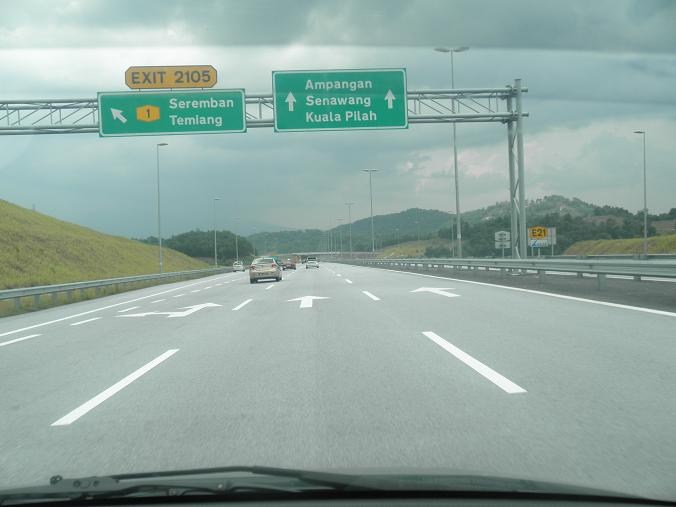
#> input picture images/test/my_road_1.jpg, 676 x 507 px
$ python detect_lane_tutorial.py
#> lines starting #> are read from the running program, lines starting #| are printed output that depends on the picture; after the words box and inside, x2 and y2 are one past the last pixel; in counts of white or black regions, pixels touching at a corner belong together
##################################################################################################################
### Adapted from
# https://github.com/CesarTrevisan/Finding-Lane-Lines-on-the-Road/blob/master/CarND-LaneLines-P1-master/P1.ipynb
###
##################################################################################################################

##################################################################################################################
### Explanation of Hough Transform Lines ###
# https://medium.com/@tomasz.kacmajor/hough-lines-transform-explained-645feda072ab
###
##################################################################################################################

import matplotlib.pyplot as plt
import matplotlib.image as mpimg
import cv2
import numpy as np

# image = mpimg.imread("solidWhiteCurve.jpg")
# image = mpimg.imread("solidWhiteRight.jpg")
image = mpimg.imread("images/test/my_road_1.jpg")
#> image is the input picture: shape (507, 676, 3); mean R, G, B 145.3, 168, 161.4

print("This image is: ", type(image), ' with dimensions: ', image.shape)
#| This image is:  <class 'numpy.ndarray'>  with dimensions:  (507, 676, 3)

plt.imshow(image)
plt.show()

## LANE DETECTION PIPELINE
# 1. Transform image to grayscale
# 2. Apply blur to remove noise
# 3. Use Canny edge detection
# 4. Define vertices to create a Region of Interest
# 5. Use Hough Transformation to find lines
# 6. Merge lines and original image
# 7. Create pipeline
# 8. Test with images and videos

# 1. Transform image to grayscale
grayscale = cv2.cvtColor(image, cv2.COLOR_RGB2GRAY)
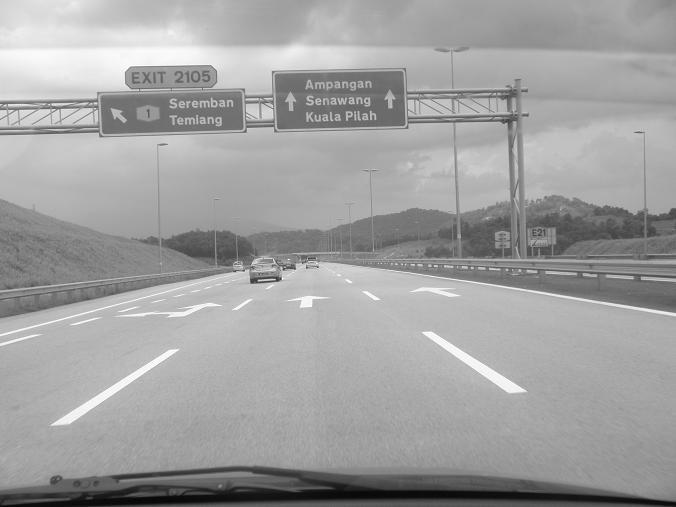
#> grayscale: shape (507, 676); min 3, max 255, mean 160.5
plt.imshow(grayscale, cmap='gray')
plt.title("Grayscale image")
plt.show()

# 2. Apply blur to remove noise - Gaussian blur
kernel_size = 5
blur = cv2.GaussianBlur(grayscale, (kernel_size, kernel_size), 0)
plt.imshow(blur, cmap='gray')
plt.title("Gaussian blur image")
plt.show()

# 3. Use Canny edge detection
low_t = 50
high_t = 150
edges = cv2.Canny(blur, low_t, high_t)
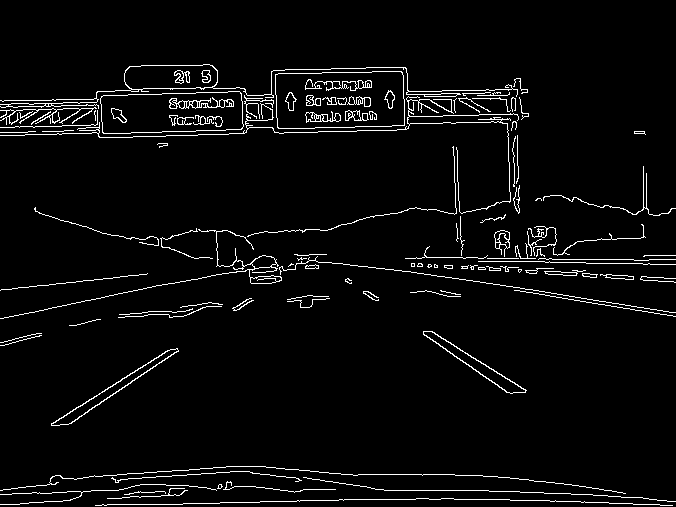
#> edges: shape (507, 676); 3.9% white in thin lines or dots, all inside (x1, y1, x2, y2) = (0, 64, 676, 506)
plt.imshow(edges, cmap='gray')
plt.title("Canny edge")
plt.show()

# 4. Define vertices to create a RoI
# Because our camera, suppose we place it on our car dashboard
# It is going to be at a fixed position with little to no movements
# We can create a triangle region that shows only the path in front
vertices = np.array([[(0, 450), (250, 250), (350, 250), (image.shape[1], 450)]], dtype=np.int32)
# Define a mask to start with
mask = np.zeros_like(image)

if len(image.shape) > 2:
    channel_count = image.shape[2]
#> channel_count = 3
    ignore_mask_color = (255,) * channel_count
#> ignore_mask_color = (255, 255, 255)
else:
    ignore_mask_color = 255

cv2.fillPoly(mask, vertices, ignore_mask_color)
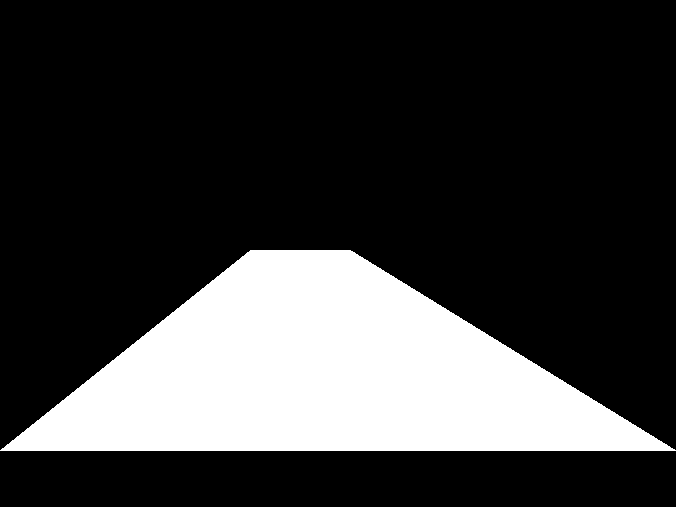
#> mask: shape (507, 676, 3); 22.8% white; 1 white region, box (x1, y1, x2, y2) and area: (0, 250, 676, 451) 78176
plt.imshow(mask)
plt.title("Mask")
plt.show()

# Original image with mask
masked_image = cv2.bitwise_and(image, mask)
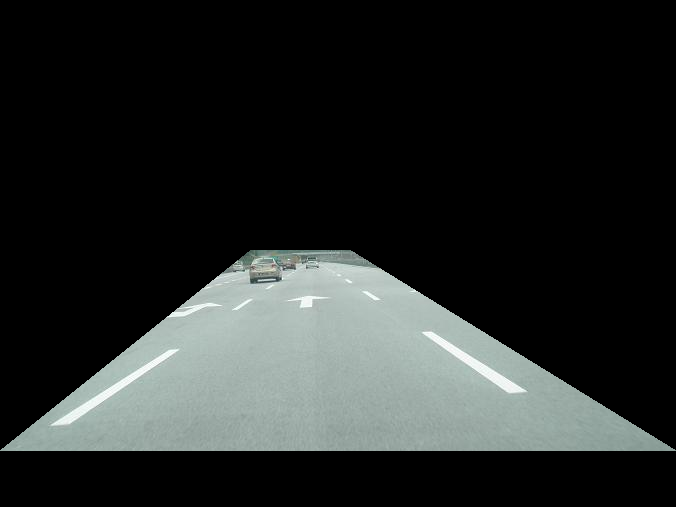
#> masked_image: shape (507, 676, 3); mean R, G, B 37.7, 41.2, 40
plt.imshow(masked_image)
plt.title("Masked Image")
plt.show()

# Edges image with mask
mask = np.zeros_like(edges)
if len(edges.shape) > 2:
    channel_count = edges.shape[2]
    ignore_mask_color = (255,) * channel_count
else:
    ignore_mask_color = 255

cv2.fillPoly(mask, vertices, ignore_mask_color)
masked_edges = cv2.bitwise_and(edges, mask)
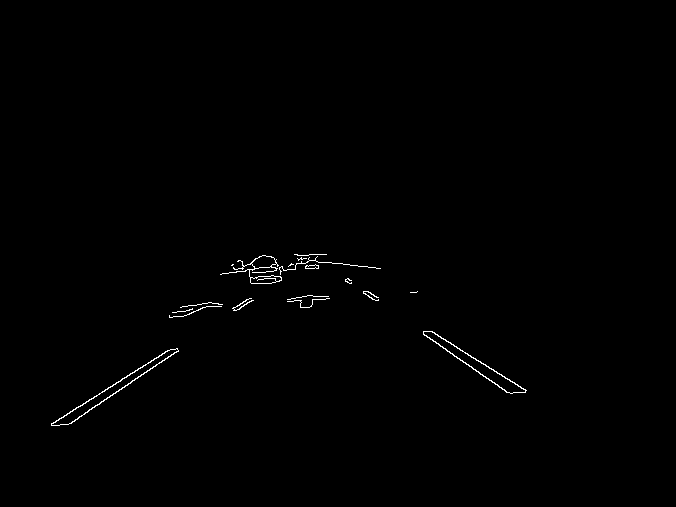
#> masked_edges: shape (507, 676); 0.46% white in thin lines or dots, all inside (x1, y1, x2, y2) = (51, 254, 527, 426)
plt.imshow(masked_edges, cmap='gray')
plt.title("Masked Edges")
plt.show()

# 5. Use Hough Transformation to find lines
rho = 3
theta = np.pi / 180
threshold = 15
min_line_len = 150
max_line_gap = 60

lines = cv2.HoughLinesP(masked_edges, rho, theta, threshold, np.array([]), minLineLength=min_line_len, maxLineGap=max_line_gap)
#> lines = [[309, 254, 506, 392], [71, 423, 313, 254]]
line_img = np.zeros((image.shape[0], image.shape[1], 3), dtype=np.uint8)

# Helper function to draw lines
# Aggregates the mean of the lines and
# Draws the final lines
def draw_lines_mean(img, lines, color=[255, 0, 0], thickness=7):
#> called with lines = array of shape (2, 1, 4), thickness = 7
    x_bottom_pos = []
    x_upper_pos = []
    x_bottom_neg = []
    x_upper_neg = []

    y_bottom = 540
    y_upper = 315

    slope = 0
    b = 0

    for line in lines:
        for x1,y1,x2,y2 in line:
            # test and filter values to slope
            if ((y2-y1)/(x2-x1)) > 0.5 and ((y2-y1)/(x2-x1)) < 0.8:

                slope = ((y2-y1)/(x2-x1))
                b = y1 - slope*x1

                x_bottom_pos.append((y_bottom - b)/slope)
                x_upper_pos.append((y_upper - b)/slope)

            elif ((y2-y1)/(x2-x1)) < -0.5 and ((y2-y1)/(x2-x1)) > -0.8:

                slope = ((y2-y1)/(x2-x1))
                b = y1 - slope*x1

                x_bottom_neg.append((y_bottom - b)/slope)
                x_upper_neg.append((y_upper - b)/slope)
#> this loop made 2 passes
#> after the loop, x_bottom_neg = [-96.54]; x_bottom_pos = [717.3]; x_upper_neg = [225.7]; x_upper_pos = [396.1]

    # a new 2d array with means
    lines_mean = np.array([[int(np.mean(x_bottom_pos)), int(np.mean(y_bottom)), int(np.mean(x_upper_pos)), int(np.mean(y_upper))],
                            [int(np.mean(x_bottom_neg)), int(np.mean(y_bottom)), int(np.mean(x_upper_neg)), int(np.mean(y_upper))]])
#> lines_mean = [[717, 540, 396, 315], [-96, 540, 225, 315]]

    # Draw the lines
    for i in range(len(lines_mean)):
        cv2.line(img, (lines_mean[i, 0], lines_mean[i, 1]), (lines_mean[i, 2], lines_mean[i, 3]), color, thickness)
#> this loop made 2 passes
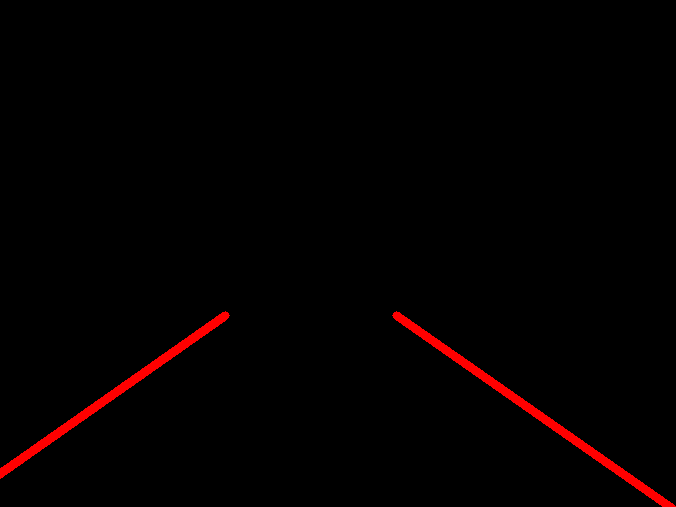
#> img: shape (507, 676, 3); mean of channels 0, 1, 2 4, 0, 0; drawn as R, G, B

# Draw all lines found
def draw_lines(img, lines, color=[255, 0, 0], thickness=7):
    for line in lines:
        for x1, y1, x2, y2 in line:
            cv2.line(img, (x1, y1), (x2, y2), color, thickness)

draw_lines_mean(line_img, lines)
plt.imshow(line_img, cmap='gray')
plt.show()

# 6. Merge lines and original image
lines_edges = cv2.addWeighted(image, 0.8, line_img, 1.0, 0.0)
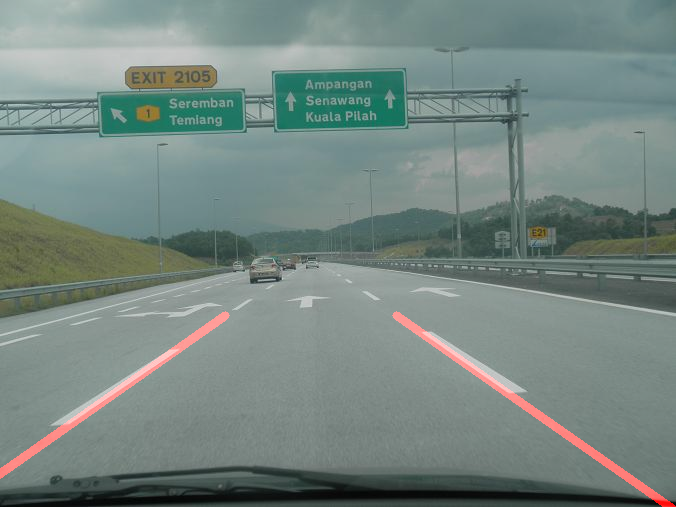
#> lines_edges: shape (507, 676, 3); mean R, G, B 118.1, 134.4, 129.2
plt.imshow(lines_edges)
plt.title("Lanes detected")
plt.show()

$ run again, with images/test/solidWhiteCurve.jpg copied over images/test/my_road_1.jpg
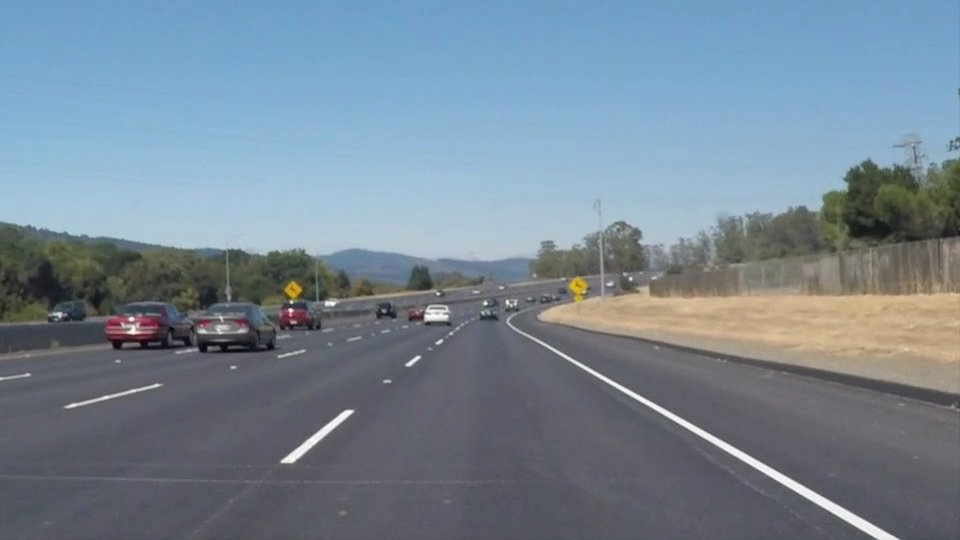
#> input picture images/test/solidWhiteCurve.jpg, 960 x 540 px
#> image is the input picture: shape (540, 960, 3); mean R, G, B 118.5, 134.5, 148.1
#| This image is:  <class 'numpy.ndarray'>  with dimensions:  (540, 960, 3)
#> `edges = cv2.Canny(blur, low_t, high_t)`:
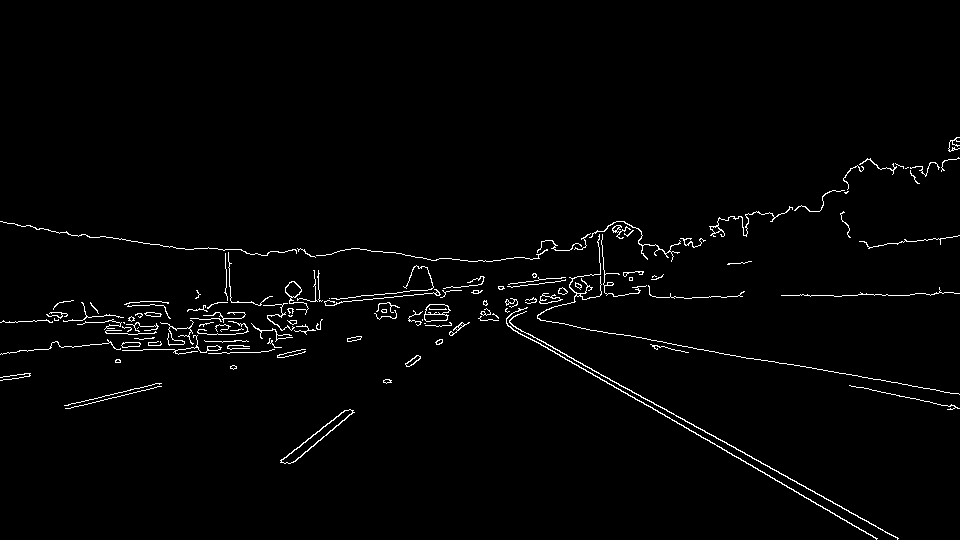
#> edges: shape (540, 960); 1.7% white in thin lines or dots, all inside (x1, y1, x2, y2) = (0, 137, 960, 540)
#> masked_edges: shape (540, 960); 0.77% white in thin lines or dots, all inside (x1, y1, x2, y2) = (64, 250, 741, 451)
#> lines = 26 rows, first 6: [431, 279, 740, 450], [411, 272, 564, 357], [139, 339, 320, 329], [155, 331, 320, 325], [313, 434, 486, 308], [263, 305, 473, 291]
#> the loop in draw_lines_mean, `for line in lines:` made 26 passes
#> after the loop in draw_lines_mean, `for line in lines:`: x_bottom_neg = [167.5, -141.6, 168.9]; x_bottom_pos = [902.6, 893.4, 882.5]; x_upper_neg = [476.4, 283.1, 478.2]; x_upper_pos = [496.1, 488.4, 490.4]
#> lines_mean = [[892, 540, 491, 315], [64, 540, 412, 315]]
#> the loop in draw_lines_mean, `for i in range(len(lines_mean)):` made 2 passes
#> `lines_edges = cv2.addWeighted(image, 0.8, line_img, 1.0, 0.0)`:
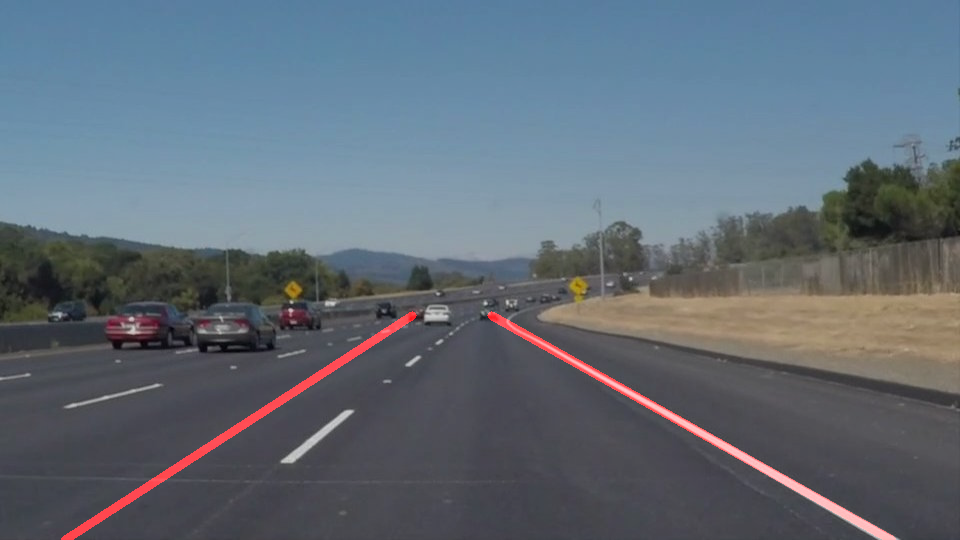
#> lines_edges: shape (540, 960, 3); mean R, G, B 96.9, 107.6, 118.5

$ run again, with images/test/solidWhiteRight.jpg copied over images/test/my_road_1.jpg
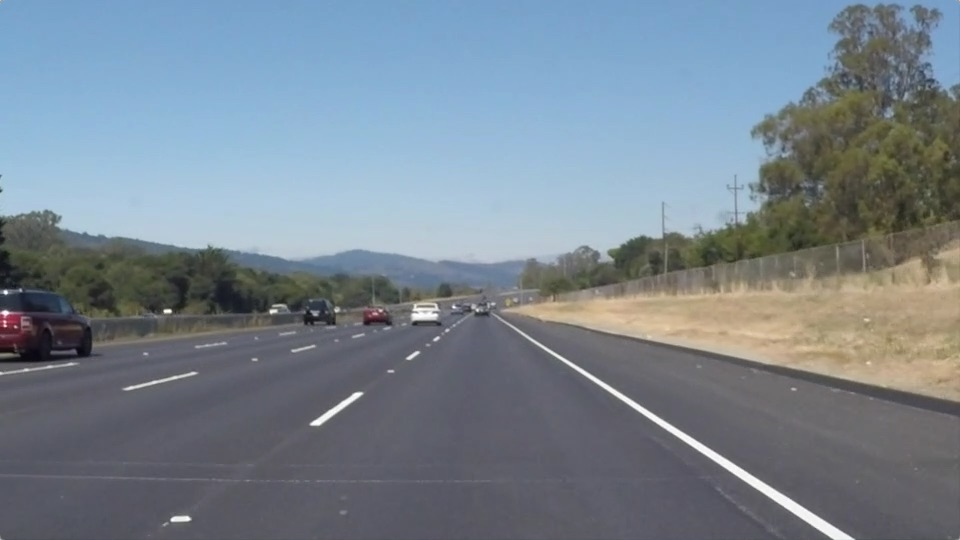
#> input picture images/test/solidWhiteRight.jpg, 960 x 540 px
#> image is the input picture: shape (540, 960, 3); mean R, G, B 120.3, 132.6, 143.7
#| This image is:  <class 'numpy.ndarray'>  with dimensions:  (540, 960, 3)
#> `edges = cv2.Canny(blur, low_t, high_t)`:
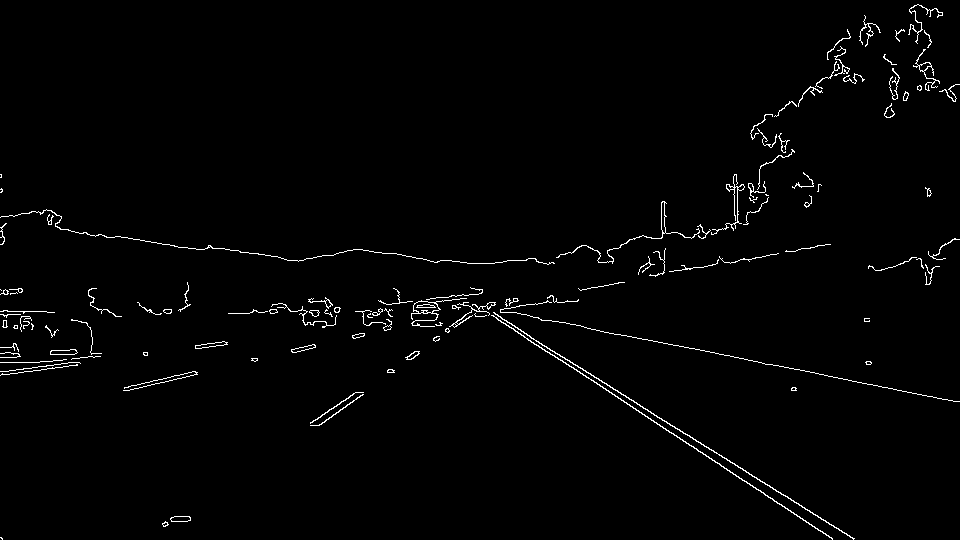
#> edges: shape (540, 960); 1.5% white in thin lines or dots
#> masked_edges: shape (540, 960); 0.5% white in thin lines or dots, all inside (x1, y1, x2, y2) = (123, 250, 714, 451)
#> lines = 14 rows, first 6: [461, 295, 653, 420], [253, 310, 459, 299], [126, 390, 505, 302], [463, 294, 713, 450], [319, 425, 489, 302], [124, 388, 495, 302]
#> the loop in draw_lines_mean, `for line in lines:` made 14 passes
#> after the loop in draw_lines_mean, `for line in lines:`: x_bottom_neg = [160.1, 143]; x_bottom_pos = [837.3, 857.2, 854.8]; x_upper_neg = [471, 466.8]; x_upper_pos = [491.7, 496.7, 495.2]
#> lines_mean = [[849, 540, 494, 315], [151, 540, 468, 315]]
#> the loop in draw_lines_mean, `for i in range(len(lines_mean)):` made 2 passes
#> `lines_edges = cv2.addWeighted(image, 0.8, line_img, 1.0, 0.0)`:
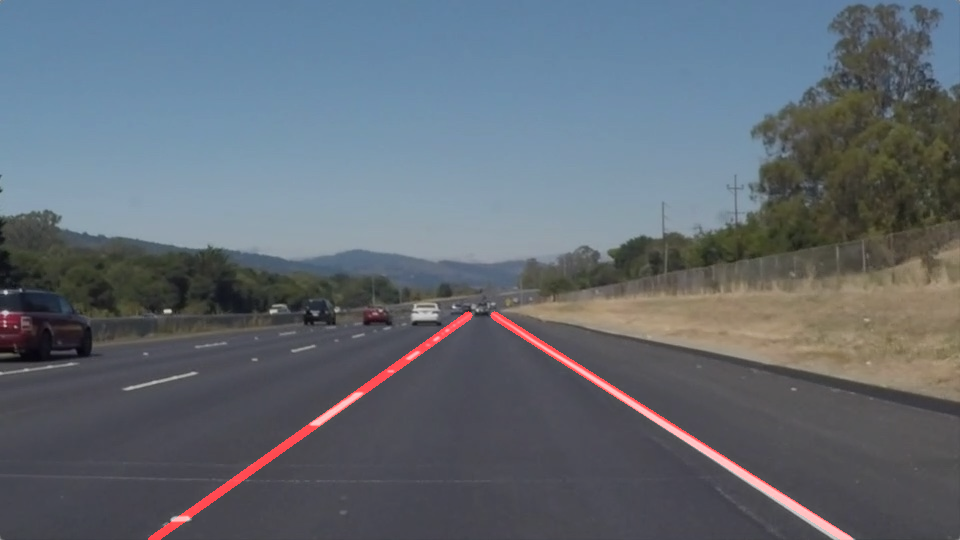
#> lines_edges: shape (540, 960, 3); mean R, G, B 98, 106.1, 114.9

$ run again, with images/test/my_road_2.jpg copied over images/test/my_road_1.jpg
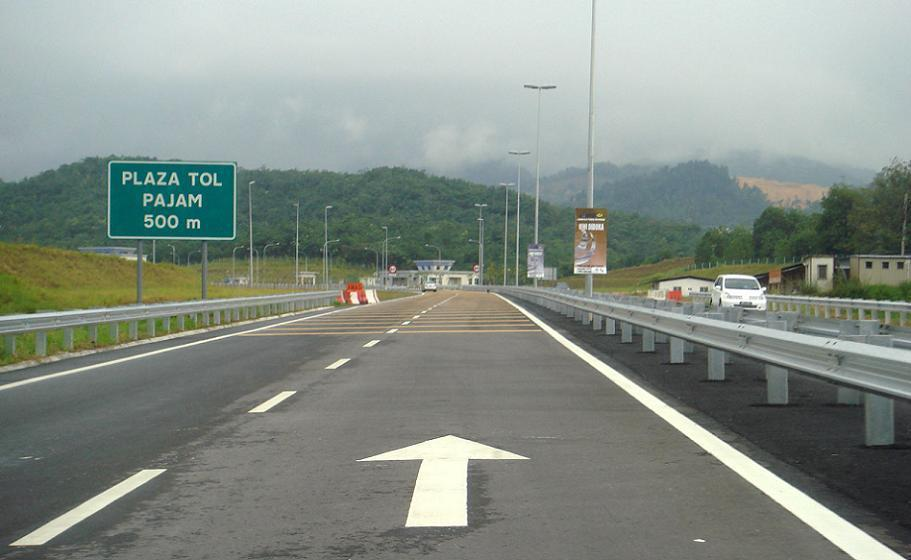
#> input picture images/test/my_road_2.jpg, 911 x 560 px
#> image is the input picture: shape (560, 911, 3); mean R, G, B 134.1, 142.8, 135.4
#| This image is:  <class 'numpy.ndarray'>  with dimensions:  (560, 911, 3)
#> edges: shape (560, 911); 3.2% white in thin lines or dots, all inside (x1, y1, x2, y2) = (0, 84, 911, 560)
#> masked_edges: shape (560, 911); 0.8% white in thin lines or dots, all inside (x1, y1, x2, y2) = (106, 250, 892, 451)
#> lines = 31 rows, first 6: [155, 337, 461, 332], [169, 315, 438, 282], [180, 345, 446, 284], [543, 323, 738, 450], [257, 322, 441, 283], [265, 411, 448, 297]
#> the loop in draw_lines_mean, `for line in lines:` made 31 passes
#> after the loop in draw_lines_mean, `for line in lines:`: x_bottom_neg = [57.92, 37.48, 15.36]; x_bottom_pos = [876.2]; x_upper_neg = [419.1, 414.6, 421.1]; x_upper_pos = [530.7]
#> lines_mean = [[876, 540, 530, 315], [36, 540, 418, 315]]
#> the loop in draw_lines_mean, `for i in range(len(lines_mean)):` made 2 passes
#> `lines_edges = cv2.addWeighted(image, 0.8, line_img, 1.0, 0.0)`:
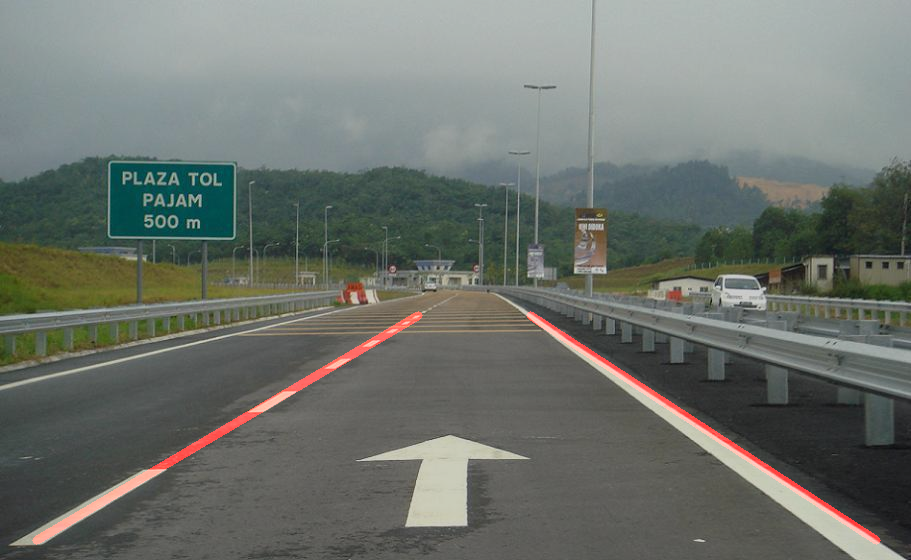
#> lines_edges: shape (560, 911, 3); mean R, G, B 109, 114.3, 108.3
